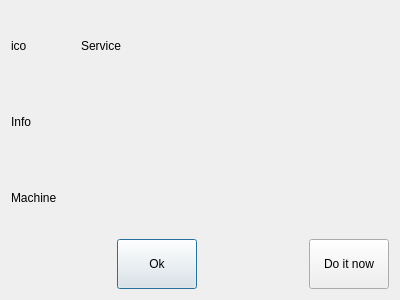
<?xml version="1.0" encoding="UTF-8"?>
<ui version="4.0">
 <class>MaintanceDialog</class>
 <widget class="QDialog" name="MaintanceDialog">
  <property name="geometry">
   <rect>
    <x>0</x>
    <y>0</y>
    <width>400</width>
    <height>300</height>
   </rect>
  </property>
  <property name="windowTitle">
   <string>Dialog</string>
  </property>
  <layout class="QGridLayout" name="gridLayout">
   <item row="0" column="0" colspan="4">
    <layout class="QVBoxLayout" name="verticalLayout">
     <item>
      <layout class="QHBoxLayout" name="horizontalLayout" stretch="1,10">
       <item>
        <widget class="QLabel" name="labelIcon">
         <property name="minimumSize">
          <size>
           <width>64</width>
           <height>64</height>
          </size>
         </property>
         <property name="text">
          <string>ico</string>
         </property>
        </widget>
       </item>
       <item>
        <widget class="QLabel" name="labelTrName">
         <property name="text">
          <string>Service</string>
         </property>
        </widget>
       </item>
      </layout>
     </item>
     <item>
      <widget class="QLabel" name="labelTrInfo">
       <property name="text">
        <string>Info</string>
       </property>
      </widget>
     </item>
     <item>
      <widget class="QLabel" name="labelMachineInfo">
       <property name="text">
        <string>Machine</string>
       </property>
      </widget>
     </item>
    </layout>
   </item>
   <item row="1" column="0">
    <spacer name="horizontalSpacer">
     <property name="orientation">
      <enum>Qt::Horizontal</enum>
     </property>
     <property name="sizeHint" stdset="0">
      <size>
       <width>99</width>
       <height>20</height>
      </size>
     </property>
    </spacer>
   </item>
   <item row="1" column="1">
    <widget class="QPushButton" name="pushButtonOk">
     <property name="minimumSize">
      <size>
       <width>80</width>
       <height>50</height>
      </size>
     </property>
     <property name="text">
      <string>Ok</string>
     </property>
    </widget>
   </item>
   <item row="1" column="2">
    <spacer name="horizontalSpacer_2">
     <property name="orientation">
      <enum>Qt::Horizontal</enum>
     </property>
     <property name="sizeHint" stdset="0">
      <size>
       <width>99</width>
       <height>20</height>
      </size>
     </property>
    </spacer>
   </item>
   <item row="1" column="3">
    <widget class="QPushButton" name="pushButtonOkNow">
     <property name="minimumSize">
      <size>
       <width>80</width>
       <height>50</height>
      </size>
     </property>
     <property name="text">
      <string>Do it now</string>
     </property>
    </widget>
   </item>
  </layout>
 </widget>
 <resources/>
 <connections/>
</ui>
